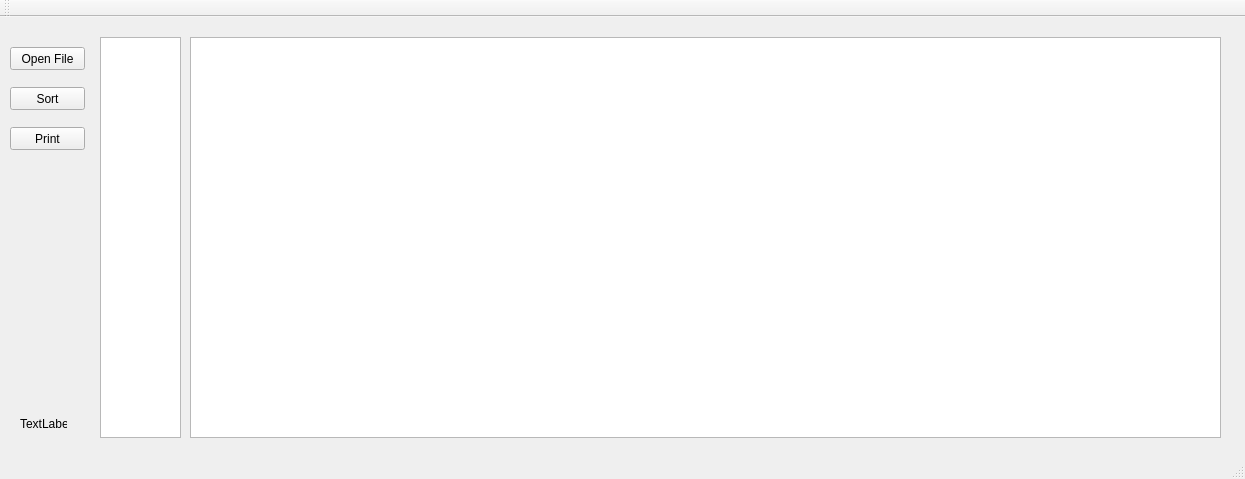
<?xml version="1.0" encoding="UTF-8"?>
<ui version="4.0">
 <class>MainWindow</class>
 <widget class="QMainWindow" name="MainWindow">
  <property name="geometry">
   <rect>
    <x>0</x>
    <y>0</y>
    <width>1245</width>
    <height>479</height>
   </rect>
  </property>
  <property name="windowTitle">
   <string>MainWindow</string>
  </property>
  <property name="iconSize">
   <size>
    <width>24</width>
    <height>24</height>
   </size>
  </property>
  <widget class="QWidget" name="centralWidget">
   <widget class="QLabel" name="lbl1">
    <property name="geometry">
     <rect>
      <x>20</x>
      <y>400</y>
      <width>47</width>
      <height>13</height>
     </rect>
    </property>
    <property name="text">
     <string>TextLabel</string>
    </property>
   </widget>
   <widget class="QListView" name="mainListView">
    <property name="geometry">
     <rect>
      <x>100</x>
      <y>20</y>
      <width>81</width>
      <height>401</height>
     </rect>
    </property>
   </widget>
   <widget class="QTableView" name="tableView">
    <property name="geometry">
     <rect>
      <x>190</x>
      <y>20</y>
      <width>1031</width>
      <height>401</height>
     </rect>
    </property>
    <property name="iconSize">
     <size>
      <width>100</width>
      <height>50</height>
     </size>
    </property>
    <property name="gridStyle">
     <enum>Qt::SolidLine</enum>
    </property>
    <property name="sortingEnabled">
     <bool>true</bool>
    </property>
   </widget>
   <widget class="QPushButton" name="openFilebtn">
    <property name="geometry">
     <rect>
      <x>10</x>
      <y>30</y>
      <width>75</width>
      <height>23</height>
     </rect>
    </property>
    <property name="text">
     <string>Open File</string>
    </property>
   </widget>
   <widget class="QPushButton" name="sortbtn">
    <property name="geometry">
     <rect>
      <x>10</x>
      <y>70</y>
      <width>75</width>
      <height>23</height>
     </rect>
    </property>
    <property name="text">
     <string>Sort</string>
    </property>
   </widget>
   <widget class="QPushButton" name="printHashbtn">
    <property name="geometry">
     <rect>
      <x>10</x>
      <y>110</y>
      <width>75</width>
      <height>23</height>
     </rect>
    </property>
    <property name="text">
     <string>Print</string>
    </property>
   </widget>
  </widget>
  <widget class="QMenuBar" name="menuBar">
   <property name="geometry">
    <rect>
     <x>0</x>
     <y>0</y>
     <width>1245</width>
     <height>21</height>
    </rect>
   </property>
  </widget>
  <widget class="QToolBar" name="mainToolBar">
   <attribute name="toolBarArea">
    <enum>TopToolBarArea</enum>
   </attribute>
   <attribute name="toolBarBreak">
    <bool>false</bool>
   </attribute>
  </widget>
  <widget class="QStatusBar" name="statusBar"/>
 </widget>
 <layoutdefault spacing="6" margin="11"/>
 <resources/>
 <connections/>
</ui>
